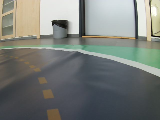
#> input picture Python Trainer/test.png, 160 x 120 px, found by its file name
$ python img_preprocessor.py
#> lines starting #> are read from the running program, lines starting #| are printed output that depends on the picture
import numpy
import numpy as np
import cv2
import matplotlib.pyplot as plt
import matplotlib.image as mpimg

THRESHOLD = 140


def img_threshold(img: numpy.ndarray) -> numpy.ndarray:
    return (img >= THRESHOLD).astype("float32")


def rgb_to_gray(rgb: numpy.ndarray) -> numpy.ndarray:
    return np.dot(rgb[..., :3], [0.299, 0.587, 0.144])


def img_process(img: np.ndarray):
    img = rgb_to_gray(img)
    # img = img_threshold(img)
    return img


if __name__ == "__main__":
    img = cv2.imread("../../aws-ros2/test.png")
#> img is the input picture: shape (120, 160, 3); mean B, G, R 120, 124.8, 121
    img1 = cv2.imread("../../aws-ros2/test1.png")
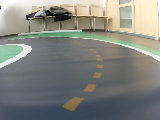
#> input picture Python Trainer/test1.png, 160 x 120 px, found by its file name
#> img1 is the input picture: shape (120, 160, 3); mean B, G, R 126.2, 132.4, 130.8
    img_new = img_process(img)
#> in rgb_to_gray, `return np.dot(rgb[..., :3], [0.299, 0.587, 0.144])`:
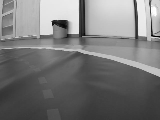
#> returned value: shape (120, 160) float64; min 6.32, max 260.9, mean 126.6; drawn with min black and max white
    plt.imshow(img_new, cmap=plt.get_cmap('gray'))
    plt.show()
